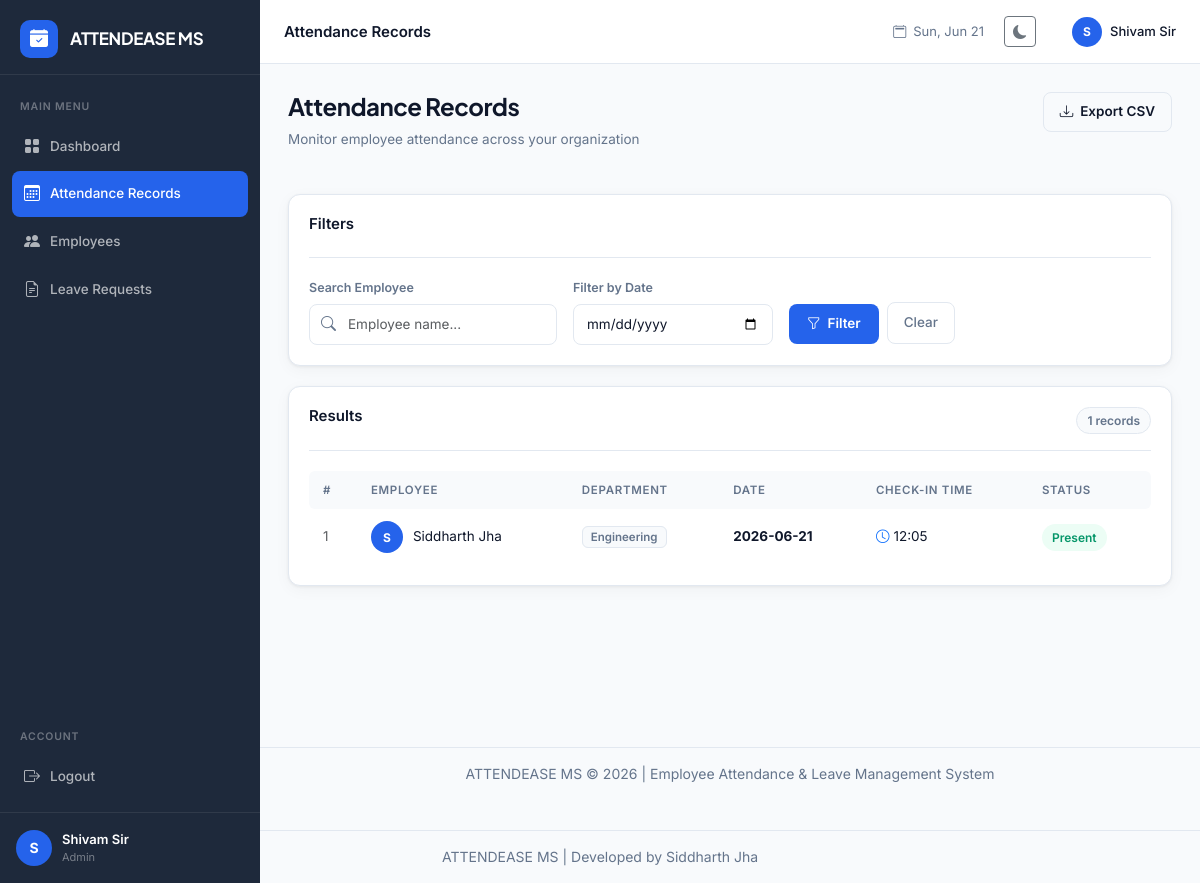
Page /admin/attendance (signed in) on the committed database.
### tables this page shows
CREATE TABLE attendance (
            id INTEGER PRIMARY KEY AUTOINCREMENT,
            user_id INTEGER NOT NULL,
            date TEXT NOT NULL,
            check_in TEXT,
            status TEXT DEFAULT 'Present',
            FOREIGN KEY (user_id) REFERENCES users(id)
        );

CREATE TABLE users (
            id INTEGER PRIMARY KEY AUTOINCREMENT,
            username TEXT UNIQUE NOT NULL,
            password TEXT NOT NULL,
            role TEXT NOT NULL,
            full_name TEXT NOT NULL,
            email TEXT,
            department TEXT
        );

### app.py (the view)
@app.route('/admin/attendance')
@admin_required
def admin_attendance():
    db = get_db()
    search = request.args.get('search', '')
    date_filter = request.args.get('date', '')
    query = "SELECT a.*, u.full_name, u.department FROM attendance a JOIN users u ON a.user_id=u.id WHERE 1=1"
    params = []
    if search:
        query += " AND u.full_name LIKE ?"
        params.append(f'%{search}%')
    if date_filter:
        query += " AND a.date=?"
        params.append(date_filter)
    query += " ORDER BY a.date DESC"
    records = db.execute(query, params).fetchall()
    db.close()
    return render_template('admin/attendance.html', records=records, search=search, date_filter=date_filter)

### app.py (called while the page is built)
def get_db():
    db = sqlite3.connect('database.db')
    db.row_factory = sqlite3.Row
    return db

def admin_required(f):
    from functools import wraps
    @wraps(f)
    def decorated(*args, **kwargs):
        if 'user_id' not in session:
            return redirect(url_for('login'))
        if session.get('role') != 'admin':
            flash('Access denied.', 'danger')
            return redirect(url_for('employee_dashboard'))
        return f(*args, **kwargs)
    return decorated

### templates/admin/attendance.html (shortened to what this page needs)
{% extends "base.html" %}
{% block page_title %}Attendance Records{% endblock %}
{% block content %}
<div class="page-header">
  <div>
    <h1 class="page-heading">Attendance Records</h1>
    <p class="page-sub">Monitor employee attendance across your organization</p>
  </div>
  <a href="{{ url_for('export_attendance') }}" class="btn-outline-action">
    <i class="bi bi-download"></i> Export CSV
  </a>
</div>
<div class="section-card">
  <div class="section-card-header">
    <h3>Filters</h3>
  </div>
  <form method="GET" class="filter-form">
    <div class="filter-row">
      <div class="filter-group">
        <label>Search Employee</label>
        <div class="input-with-icon">
          <i class="bi bi-search"></i>
          <input type="text" name="search" value="{{ search }}" placeholder="Employee name..." class="form-control">
        </div>
      </div>
      <div class="filter-group">
        <label>Filter by Date</label>
        <input type="date" name="date" value="{{ date_filter }}" class="form-control">
      </div>
      <div class="filter-actions">
        <button type="submit" class="btn-primary-action"><i class="bi bi-funnel"></i> Filter</button>
        <a href="{{ url_for('admin_attendance') }}" class="btn-cancel">Clear</a>
      </div>
    </div>
  </form>
</div>
<div class="section-card">
  <div class="section-card-header">
    <h3>Results</h3>
    <span class="badge-count">{{ records | length }} records</span>
  </div>
  {% if records %}
  <div class="table-responsive">
    <table class="data-table">
      <thead>
        <tr>
          <th>#</th>
          <th>Employee</th>
          <th>Department</th>
          <th>Date</th>
          <th>Check-in Time</th>
          <th>Status</th>
        </tr>
      </thead>
      <tbody>
        {% for r in records %}
        <tr>
          <td class="text-muted">{{ loop.index }}</td>
          <td>
            <div class="emp-cell">
              <div class="emp-avatar">{{ r.full_name[0] }}</div>
              {{ r.full_name }}
            </div>
          </td>
          <td><span class="dept-tag">{{ r.department }}</span></td>
          <td><strong>{{ r.date }}</strong></td>
          <td><i class="bi bi-clock text-primary me-1"></i>{{ r.check_in or '—' }}</td>
          <td><span class="badge-status badge-present">{{ r.status }}</span></td>
        </tr>
        {% endfor %}
      </tbody>
    </table>
  </div>
  {% else %}
  <div class="empty-state">
    <i class="bi bi-calendar-x"></i>
    <p>No records found for the selected filters</p>
  </div>
  {% endif %}
</div>
{% endblock %}

### rows in the picture
attendance: full_name "S", full_name "Siddharth Jha", department "Engineering", date "2026-06-21", check_in "12:05", status "Present"

### other values in the picture
{{ session.full_name[0] }} "S"
{{ session.full_name }} "Shivam Sir"
{{ session.role | capitalize }} "Admin"
{{ records | length }} "1"
